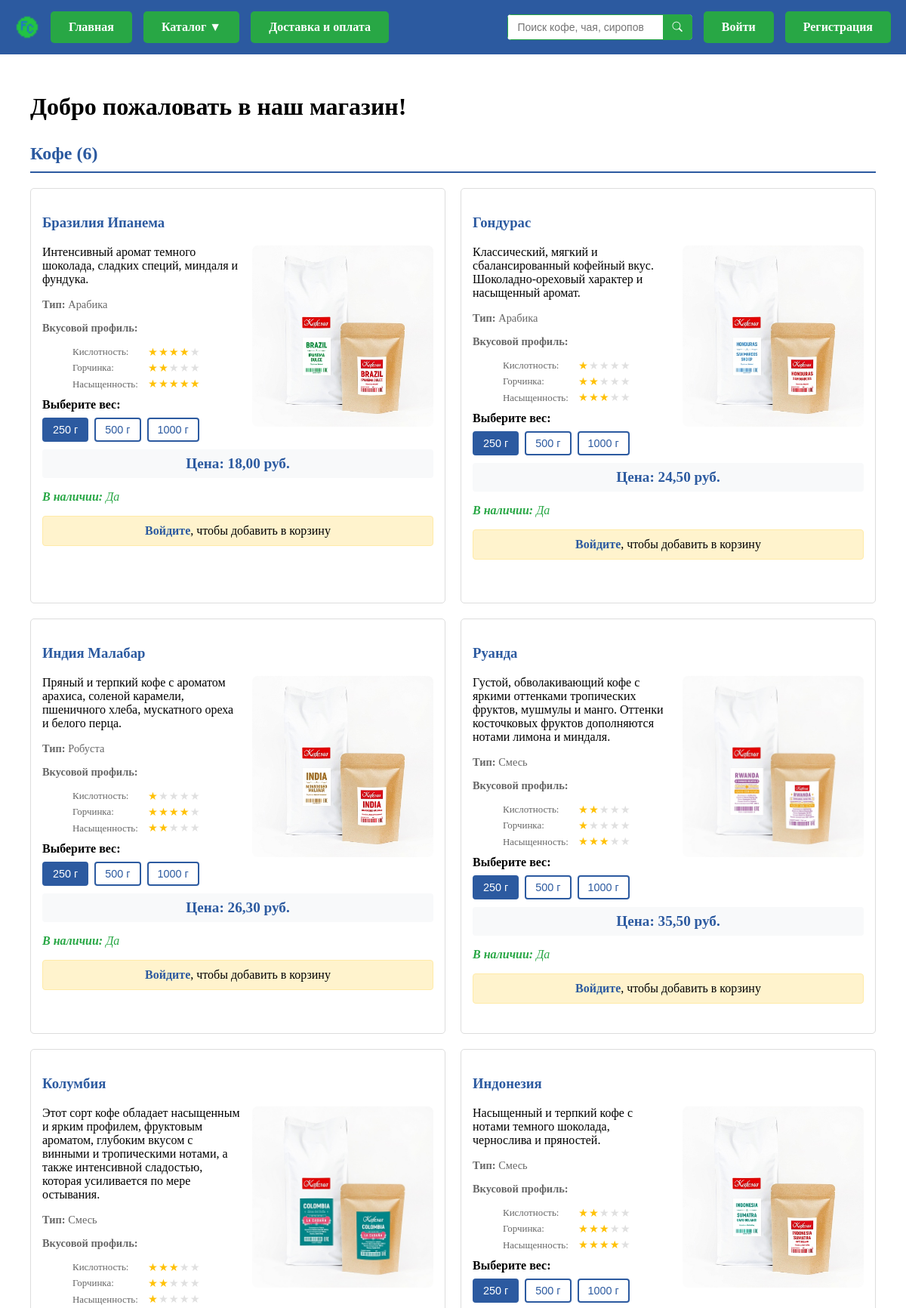
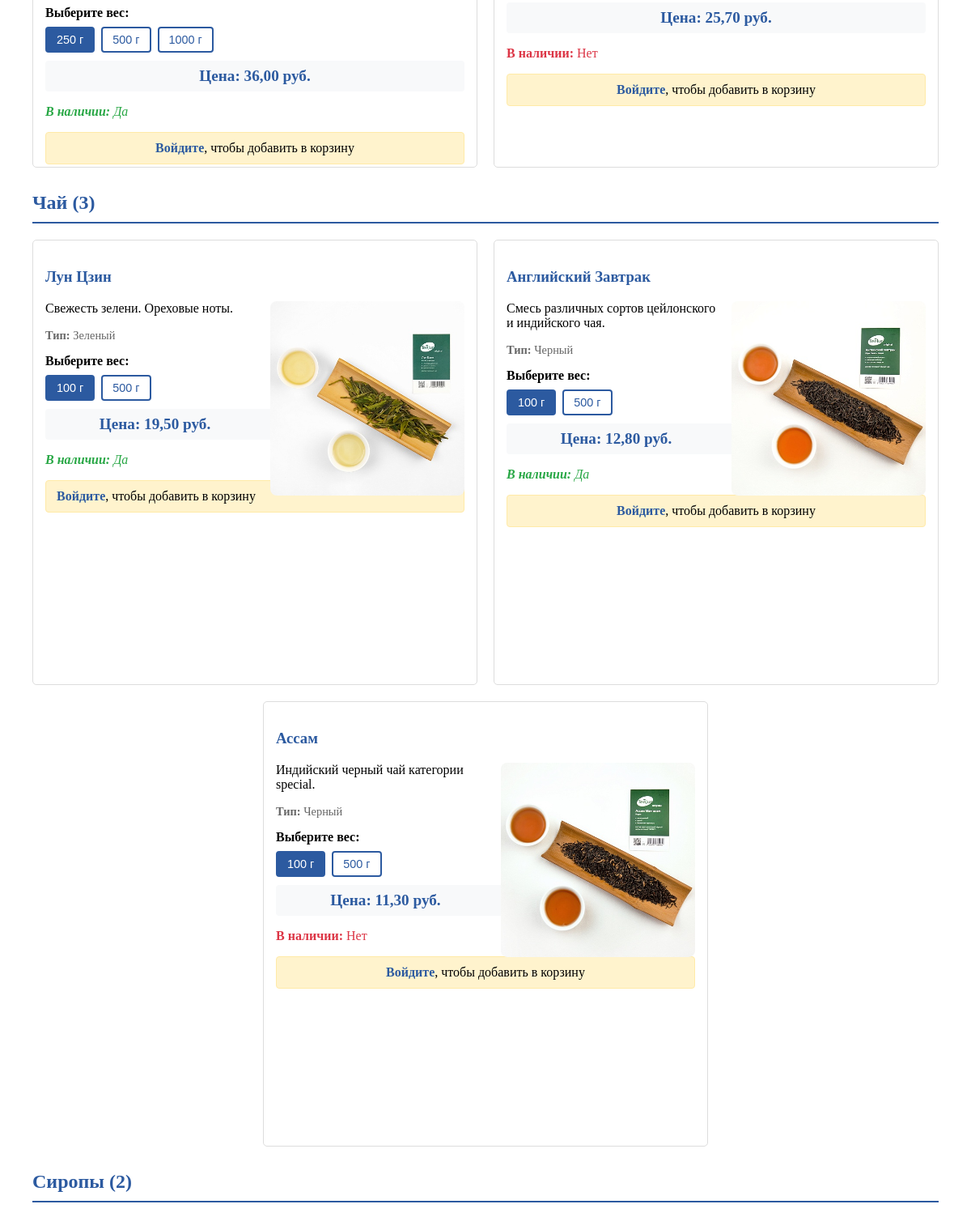
Screenshot of /products/ (upper part) with the database file from the repository (2 pictures, top to bottom).
### products/models.py (models this page shows, shortened)
class Product(models.Model):
    name = models.CharField(max_length=100, verbose_name='Название')
    description = models.TextField(blank=True, verbose_name='Описание', default='')
    is_available = models.BooleanField(default=True, verbose_name='В наличии')
    class Meta:
        abstract = True

class Coffee(Product):
    COFFEE_TYPE_CHOICES = [
        ('arabica', 'Арабика'),
        ('robusta', 'Робуста'),
        ('blend', 'Смесь'),
    ]
    GRAMS_CHOICES = [
        (250, '250 г'),
        (500, '500 г'),
        (1000, '1000 г'),
    ]
    image = models.ImageField(
        upload_to='coffee_images/',
        verbose_name='Изображение',
        blank=True,
        null=True
    )
    coffee_type = models.CharField(
        max_length=10,
        choices=COFFEE_TYPE_CHOICES,
        verbose_name='Сорт кофе',
        default='arabica'
    )
    price_250g = models.DecimalField(
        max_digits=10,
        decimal_places=2,
        verbose_name='Цена за 250 г',
        default=0.00
    )
    price_500g = models.DecimalField(
        max_digits=10,
        decimal_places=2,
        verbose_name='Цена за 500 г',
        default=0.00
    )
    price_1000g = models.DecimalField(
        max_digits=10,
        decimal_places=2,
        verbose_name='Цена за 1000 г',
        default=0.00
    )
    acidity = models.PositiveSmallIntegerField(
        verbose_name='Кислотность (1-5)',
        validators=[MinValueValidator(1), MaxValueValidator(5)],
        help_text='Оценка от 1 до 5',
        default=3
    )
    bitterness = models.PositiveSmallIntegerField(
        verbose_name='Горчинка (1-5)',
        validators=[MinValueValidator(1), MaxValueValidator(5)],
        help_text='Оценка от 1 до 5',
        default=3
    )
    intensity = models.PositiveSmallIntegerField(
        verbose_name='Насыщенность (1-5)',
        validators=[MinValueValidator(1), MaxValueValidator(5)],
        help_text='Оценка от 1 до 5',
        default=3
    )
    class Meta:
        verbose_name = 'Кофе'
        verbose_name_plural = 'Кофе'

class Tea(Product):
    TEA_TYPE_CHOICES = [
        ('black', 'Черный'),
        ('green', 'Зеленый'),
    ]
    GRAMS_CHOICES = [
        (100, '100 г'),
        (500, '500 г'),
    ]
    image = models.ImageField(
        upload_to='tea_images/',
        verbose_name='Изображение',
        blank=True,
        null=True
    )
    tea_type = models.CharField(
        max_length=10,
        choices=TEA_TYPE_CHOICES,
        verbose_name='Вид чая',
        default='black'
    )
    price_100g = models.DecimalField(
        max_digits=10,
        decimal_places=2,
        verbose_name='Цена за 100 г',
        default=0.00
    )
    price_500g = models.DecimalField(
        max_digits=10,
        decimal_places=2,
        verbose_name='Цена за 500 г',
        default=0.00
    )
    class Meta:
        verbose_name = 'Чай'
        verbose_name_plural = 'Чай'

### products/views.py (the view)
# urls.py: path('', index, name='index'),
def index(request):
    coffees = Coffee.objects.all().order_by('-is_available')
    teas = Tea.objects.all().order_by('-is_available')
    syrups = Syrup.objects.all().order_by('-is_available')
    context = {
        'coffees': coffees,
        'teas': teas,
        'syrups': syrups,
    }
    return render(request, 'products/index.html', context)

### products/context_processors.py (called while the page is built, shortened)
def cart_context(request):
    cart = None
    return {
        'cart': cart
    }

### products/templates/products/index.html (shortened to what this page needs)
{% extends "products/base.html" %}
{% block content %}
<div style="max-width: 1200px; margin: 0 auto; padding: 0 20px;">
    <h1>Добро пожаловать в наш магазин!</h1>
    <h2 class="section-title">Кофе ({{ coffees|length }})</h2>
    {% if coffees %}
        <div class="products-container">
            {% for coffee in coffees %}
                <div class="product-item" data-product-type="coffee">
                    <h3>
                        <a href="{% url 'coffee_detail' coffee.pk %}" class="product-title">
                            {{ coffee.name }}
                        </a>
                    </h3>
                    {% if coffee.image %}
                        <img src="{{ coffee.image.url }}" alt="{{ coffee.name }}" class="product-image">
                    {% else %}
                        <div class="image-placeholder">
                            Нет изображения
                        </div>
                    {% endif %}
                    <p>{{ coffee.description }}</p>
                    <div class="characteristics">
                        <p><strong>Тип:</strong> {{ coffee.get_coffee_type_display }}</p>
                        <p><strong>Вкусовой профиль:</strong></p>
                        <ul class="coffee-attributes">
                            <li class="attribute">
                                <span class="attribute-name">Кислотность:</span>
                                <div class="rating-stars">
                                    {% for i in "12345" %}
                                        <span class="{% if coffee.acidity >= forloop.counter %}filled{% endif %}">★</span>
                                    {% endfor %}
                                </div>
                            </li>
                            <li class="attribute">
                                <span class="attribute-name">Горчинка:</span>
                                <div class="rating-stars">
                                    {% for i in "12345" %}
                                        <span class="{% if coffee.bitterness >= forloop.counter %}filled{% endif %}">★</span>
                                    {% endfor %}
                                </div>
                            </li>
                            <li class="attribute">
                                <span class="attribute-name">Насыщенность:</span>
                                <div class="rating-stars">
                                    {% for i in "12345" %}
                                        <span class="{% if coffee.intensity >= forloop.counter %}filled{% endif %}">★</span>
                                    {% endfor %}
                                </div>
                            </li>
                        </ul>
                    </div>
                    <div class="weight-selector">
                        <strong>Выберите вес:</strong>
                        <div class="weight-buttons">
                            <button type="button" class="weight-btn active" data-weight="250" data-price="{{ coffee.price_250g }}">
                                250 г
                            </button>
                            <button type="button" class="weight-btn" data-weight="500" data-price="{{ coffee.price_500g }}">
                                500 г
                            </button>
                            <button type="button" class="weight-btn" data-weight="1000" data-price="{{ coffee.price_1000g }}">
                                1000 г
                            </button>
                        </div>
                        <div class="selected-price">
                            Цена: {{ coffee.price_250g }} руб.
                        </div>
                    </div>
                    <p class="{% if coffee.is_available %}availability{% else %}not-available{% endif %}">
                        <strong>В наличии:</strong> {% if coffee.is_available %}Да{% else %}Нет{% endif %}
                    </p>
                    {% if user.is_authenticated %}
                        <form method="post" action="{% url 'add_coffee_to_cart' coffee.id %}" class="add-to-cart-form">
                            {% csrf_token %}
                            <input type="hidden" name="grams" id="grams-{{ coffee.id }}" value="250" required>
                            <input type="hidden" name="quantity" value="1">
                            <button type="submit" class="add-to-cart-btn" {% if not coffee.is_available %}disabled{% endif %}>
                                В корзину
                            </button>
                        </form>
                    {% else %}
                        <div class="login-prompt">
                            <a href="{% url 'login' %}">Войдите</a>, чтобы добавить в корзину
                        </div>
                    {% endif %}
                </div>
            {% endfor %}
        </div>
    {% else %}
        <p>Кофе временно нет в наличии.</p>
    {% endif %}
    <h2 class="section-title">Чай ({{ teas|length }})</h2>
    {% if teas %}
        <div class="products-container">
            {% for tea in teas %}
                <div class="product-item" data-product-type="tea">
                    <h3>
                        <a href="{% url 'tea_detail' tea.pk %}" class="product-title">
                            {{ tea.name }}
                        </a>
                    </h3>
                    {% if tea.image %}
                        <img src="{{ tea.image.url }}" alt="{{ tea.name }}" class="product-image">
                    {% else %}
                        <div class="image-placeholder">
                            Нет изображения
                        </div>
                    {% endif %}
                    <p>{{ tea.description }}</p>
                    <div class="characteristics">
                        <p><strong>Тип:</strong> {{ tea.get_tea_type_display }}</p>
                    </div>
                    <div class="weight-selector">
                        <strong>Выберите вес:</strong>
                        <div class="weight-buttons">
                            <button type="button" class="weight-btn active" data-weight="100" data-price="{{ tea.price_100g }}">
                                100 г
                            </button>
                            <button type="button" class="weight-btn" data-weight="500" data-price="{{ tea.price_500g }}">
                                500 г
                            </button>
                        </div>
                        <div class="selected-price">
                            Цена: {{ tea.price_100g }} руб.
                        </div>
                    </div>
                    <p class="{% if tea.is_available %}availability{% else %}not-available{% endif %}">
                        <strong>В наличии:</strong> {% if tea.is_available %}Да{% else %}Нет{% endif %}
                    </p>
                    {% if user.is_authenticated %}
                        <form method="post" action="{% url 'add_tea_to_cart' tea.id %}" class="add-to-cart-form">
                            {% csrf_token %}
                            <input type="hidden" name="grams" id="grams-{{ tea.id }}" value="100" required>
                            <input type="hidden" name="quantity" value="1">
                            <button type="submit" class="add-to-cart-btn" {% if not tea.is_available %}disabled{% endif %}>
                                В корзину
                            </button>
                        </form>
                    {% else %}
                        <div class="login-prompt">
                            <a href="{% url 'login' %}">Войдите</a>, чтобы добавить в корзину
                        </div>
                    {% endif %}
                </div>
            {% endfor %}
        </div>
    {% else %}
        <p>Чая временно нет в наличии.</p>
    {% endif %}
    <h2 class="section-title">Сиропы ({{ syrups|length }})</h2>
</div>
{% endblock content %}

### products/templates/products/base.html (style rules this page uses)
html, body { height: 100%; margin: 0; }
body { display: flex; flex-direction: column; min-height: 100vh; }

### products/templates/products/index.html (style rules this page uses)
.products-container { display: flex; flex-wrap: wrap; gap: 20px; justify-content: center; margin: 20px 0; }
.product-item { border: 1px solid #ddd; padding: 15px; border-radius: 5px; width: calc(50% - 10px); box-sizing: border-box; aspect-ratio: 1/1; overflow: hidden; transition: transform 0.2s, box-shadow 0.2s; }
.product-image { width: 240px; height: 240px; border-radius: 8px; object-fit: cover; float: right; margin-left: 15px; margin-bottom: 10px; }
.product-title { color: #2c5aa0; text-decoration: none; }
.section-title { color: #2c5aa0; border-bottom: 2px solid #2c5aa0; padding-bottom: 10px; margin-top: 30px; }
.characteristics { color: #666; font-size: 0.9em; margin: 10px 0; }
.availability { font-style: italic; color: #28a745; }
.not-available { color: #dc3545; }
.coffee-attributes { margin: 0.5em 0; }
.attribute { display: flex; align-items: center; margin-bottom: 0.3em; }
.attribute-name { min-width: 100px; font-size: 0.9em; }
.rating-stars { display: flex; gap: 1px; color: #e0e0e0; font-size: 1em; }
.rating-stars .filled { color: #ffc107; }
.weight-selector { margin: 10px 0; }
.weight-buttons { display: flex; gap: 8px; margin: 8px 0; }
.weight-btn { padding: 6px 12px; border: 2px solid #2c5aa0; background-color: white; color: #2c5aa0; border-radius: 4px; cursor: pointer; transition: all 0.2s; font-size: 0.9em; }
.weight-btn.active { background-color: #2c5aa0; color: white; }
.selected-price { font-size: 1.2em; font-weight: bold; color: #2c5aa0; margin: 10px 0; padding: 8px; background-color: #f8f9fa; border-radius: 4px; text-align: center; }
.login-prompt { background-color: #fff3cd; border: 1px solid #ffeaa7; border-radius: 4px; padding: 10px; margin: 10px 0; text-align: center; }
.login-prompt a { color: #2c5aa0; font-weight: bold; text-decoration: none; }

### rows the page displays
Coffee: name "Бразилия Ипанема", image (picture), description "Интенсивный аромат темного шоколада, сладких специй, миндаля и фундука.", coffee_type "Арабика", price_250g "18,00", is_available "Да"
Coffee: name "Гондурас", image (picture), description "Классический, мягкий и сбалансированный кофейный вкус. Шоколадно-ореховый характер и насыщенный аромат.", coffee_type "Арабика", price_250g "24,50", is_available "Да"
Coffee: name "Индия Малабар", image (picture), description "Пряный и терпкий кофе с ароматом арахиса, соленой карамели, пшеничного хлеба, мускатного ореха и белого перца.", coffee_type "Робуста", price_250g "26,30", is_available "Да"
Coffee: name "Руанда", image (picture), description "Густой, обволакивающий кофе с яркими оттенками тропических фруктов, мушмулы и манго. Оттенки косточковых фруктов дополняются нотами лимона и миндаля.", coffee_type "Смесь", price_250g "35,50", is_available "Да"
Coffee: name "Колумбия", image (picture), description "Этот сорт кофе обладает насыщенным и ярким профилем, фруктовым ароматом, глубоким вкусом с винными и тропическими нотами, а также интенсивной сладостью, которая усиливается по мере остывания.", coffee_type "Смесь", price_250g "36,00", is_available "Да"
Coffee: name "Индонезия", image (picture), description "Насыщенный и терпкий кофе с нотами темного шоколада, чернослива и пряностей.", coffee_type "Смесь", price_250g "25,70", is_available "Нет"
Tea: name "Лун Цзин", image (picture), description "Свежесть зелени. Ореховые ноты.", tea_type "Зеленый", price_100g "19,50", is_available "Да"
Tea: name "Английский Завтрак", image (picture), description "Смесь различных сортов цейлонского и индийского чая.", tea_type "Черный", price_100g "12,80", is_available "Да"
Tea: name "Ассам", image (picture), description "Индийский черный чай категории special.", tea_type "Черный", price_100g "11,30", is_available "Нет"

### other values shown
{{ coffees|length }} "6"
{{ teas|length }} "3"
{{ syrups|length }} "2"
